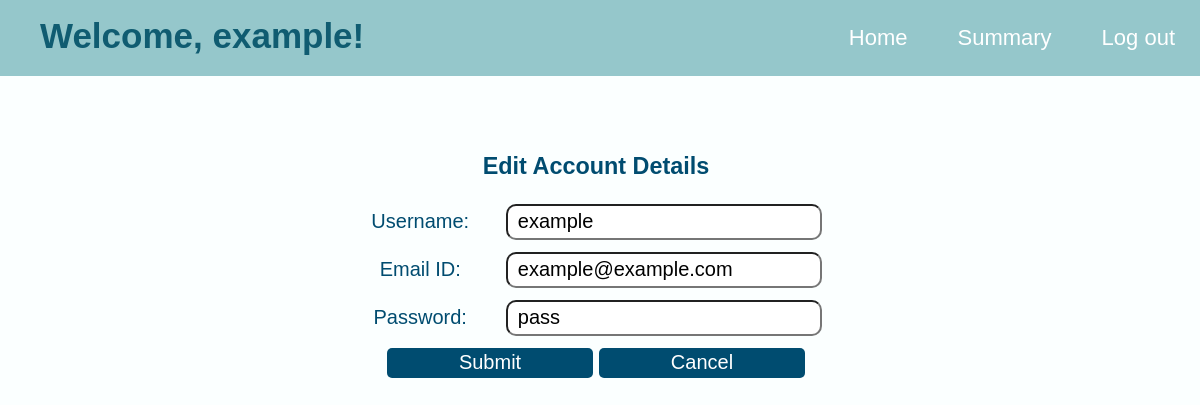
/editaccount/example, run on the app's committed database.
### application/models.py (models this page shows)
class User(db.Model):
    __tablename__ = "User"
    UserID = db.Column(db.Integer, autoincrement=True, primary_key=True)
    Username = db.Column(db.String, unique=True, nullable=False)
    EmailID = db.Column(db.String)
    Password = db.Column(db.String, nullable=False)

### application/controllers.py (the view, shortened to what this page needs)
@app.route("/editaccount/<username>", methods=['GET','POST'])
def editaccount(username):
	user = User.query.filter_by(Username = username).first()
	if request.method == 'GET':
		return render_template("editaccount.html",username=username, user=user)

### templates/editaccount.html (shortened to what this page needs)
<!DOCTYPE html>
    <head>
    </head>
    <body>
        <div class="header" style="color:#ffffff">
            <ul>
                <li><a class = "logo" href="{{url_for('home',username=username)}}">Welcome, {{username}}!</a></li>
                <li><a class = "block" href="{{url_for('logout')}}">Log out </a></li>
                <li><a class = "block" href="{{url_for('summary',username=username)}}">Summary </a></li>
                <li><a class = "block" href="{{url_for('home',username=username)}}">Home</a></li>
            </ul>
        </div>
        <div class="form">
            <h3>Edit Account Details</h3>
                <form action= "{{url_for('editaccount',username=username, user=user)}}" method = "POST" id = "card-form">
                    <label>Username: </label>
                    <input type="text" name="username" class = "forminput" value = "{{username}}" readonly /> <br>
                    <label>Email ID: </label>
                    <input type="text" name="email" class = "forminput" value = "{{user['EmailID']}}" /> <br>
                    <label>Password: </label>
                    <input type="text" name="password" class = "forminput" value = "{{user['Password']}}" required /> <br>
                    <input type="submit" id = "submit" class = "btn" value="Submit" />
                    <button class = "btn"><a href="{{url_for('account',username=username)}}">Cancel</a></button>
                </form>
        </div>
    </body>
</html>

### templates/editaccount.html (style rules this page uses)
body { background-color: #e7ffff26; font-family: 'Gill Sans', 'Gill Sans MT', Calibri, 'Trebuchet MS', sans-serif; margin-left: 0; margin-bottom: 0; }
.header { overflow: hidden; margin: 0px; background-color: #95c7cb; padding: 0px 0px; position: fixed; top: 0; width: 100%; left:0; }
.header ul { margin: 0; padding: 0; list-style-type: none; }
.header .block { display: block; color: white; text-align: center; padding: 25px 25px; float: right; text-decoration: none; font-size: 22px; }
.header .logo { color: rgb(16, 92, 113); font-weight: bold; text-decoration: none; float: left; font-size: 35px; padding: 16px 40px; }
.form { padding: 80px; margin-top: 50px; font-size: 20px; min-height: 100%; color: #004c70; text-align: center; }
.form .forminput { margin-bottom: 12px; padding-left: 10px; font-size: 20px; height: 30px; width: 25%; border-radius: 10px }
.form .btn { color: #fff; background-color: #004c70; border: none; border-radius: 5px; font-size: 20px; height: 30px; width: 20%; }
.form .btn a { color: white; text-decoration: None; }
.form label { display: inline-block; width: 100px; padding-right: 30px; }
.form .forminput { display: inline-block; width: 300px; height: 30px; font-family: 'Gill Sans', 'Gill Sans MT', Calibri, 'Trebuchet MS', sans-serif; font-size: 20px; border-radius: 10px; }

### data on the page
User: Username "example", email "example@example.com", password "pass"
